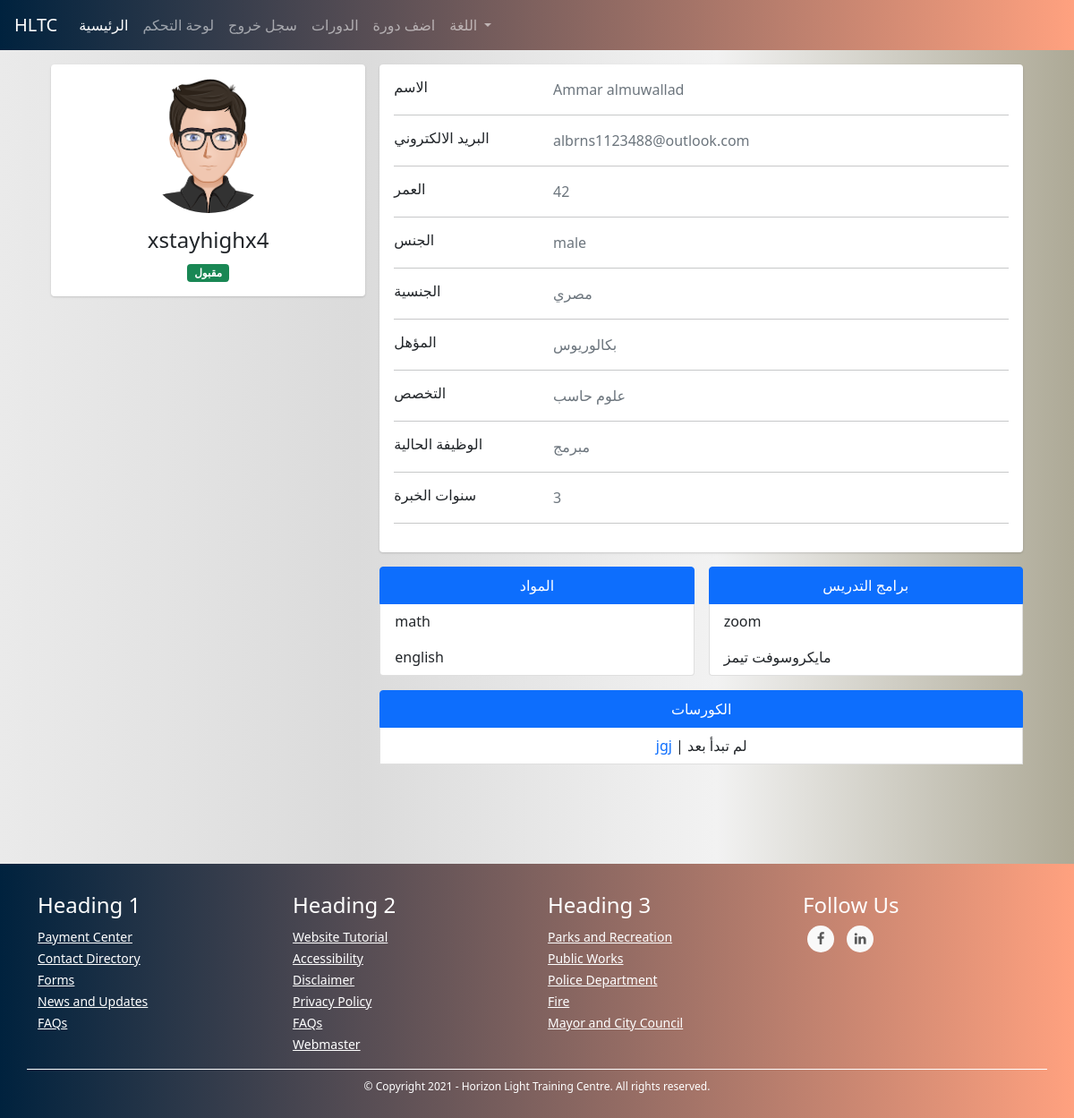
/admins/user/3 (signed in), run on the app's committed database.
### TUTOR/models.py (models this page shows, shortened)
class UserModel(db.Model, UserMixin):
    id = db.Column(db.Integer, primary_key=True)
    first_name = db.Column(db.String(128), nullable=False)
    last_name = db.Column(db.String(128), nullable=False)
    username = db.Column(db.String(20), unique=True, nullable=False)
    email = db.Column(db.String(256), unique=True, nullable=False)
    password = db.Column(db.String(255), nullable=False)
    user_type = db.Column(db.String(30), nullable=False)
    _gender = db.Column(db.Boolean, nullable=False, default=True)
    email_confirmation_code = db.Column(db.String(5), nullable=True)
    is_confirmed = db.Column(db.Boolean, nullable=False, default=False)
    creation_date = db.Column(db.DateTime, nullable=False, default=datetime.utcnow)
    admin_data_model = db.relationship('AdminDataModel', backref='user', uselist=False)
    tutor_data_model = db.relationship('TutorDataModel', backref='user', uselist=False)
    student_data_model = db.relationship('StudentDataModel', backref='user', uselist=False)
    @property
    def full_name(self):
        return self.first_name + " " + self.last_name
    @property
    def gender(self):
        return "male" if self._gender else "female"

class TutorDataModel(db.Model):
    id = db.Column(db.Integer, primary_key=True)
    date_of_birth = db.Column(db.DateTime, nullable=False)
    nationality = db.Column(db.String(30), nullable=False)
    qualification = db.Column(db.String(35), nullable=False)
    major = db.Column(db.String(35), nullable=False)
    current_job = db.Column(db.String(50), nullable=False)
    _subjects = db.Column(db.String(), nullable=False) # [subject1, subject2, ...]
    years_of_experience = db.Column(db.Integer, nullable=False)
    _tools_used_for_online_tutoring = db.Column(db.String(), nullable=False) # [tool1, tool2, ...]
    is_accepted = db.Column(db.Boolean, nullable=False, default=False)
    courses = db.relationship('CourseModel', backref='tutor')
    user_id = db.Column(db.Integer, db.ForeignKey('user_model.id'))
    @property
    def age(self):
        return int((datetime.date(datetime.utcnow()) - datetime.date(self.date_of_birth)).days / 365)
    @property
    def subjects(self):
        return json.loads(self._subjects)
    @property
    def tools_used_for_online_tutoring(self):
        return json.loads(self._tools_used_for_online_tutoring)

class CourseModel(db.Model):
    id = db.Column(db.Integer, primary_key=True)
    name = db.Column(db.String(130), nullable=False)
    description = db.Column(db.String(1000), nullable=False)
    subject = db.Column(db.String(), nullable=False)
    price = db.Column(db.Integer, nullable=False)
    min_students = db.Column(db.Integer, nullable=False)
    max_students = db.Column(db.Integer, nullable=False)
    currency = db.Column(db.String(3), nullable=False)
    began = db.Column(db.Boolean, nullable=False, default=False)
    ended = db.Column(db.Boolean, nullable=False, default=False)
    course_type = db.Column(db.Integer, nullable=False) # 1 for start when min number # 2 for start with min and date
    _period = db.Column(db.Integer, nullable=True) # days
    _start_date = db.Column(db.DateTime, nullable=True)
    _end_date = db.Column(db.DateTime, nullable=True)
    links = db.Column(db.String(), nullable=False) # {"zoom": "link", ....}
    weekly_time_table_json  = db.Column(db.String(1000), nullable=False) # {"saturday": {"from": ..., "to": ...}, ...}
    _state = db.Column(db.String(), nullable=False, default=json.dumps({"state_code": 1, "state_string": "لم تبدأ بعد", "allowed_actions": ["join", "view", "start", "cancel"]})) # {"state_code": 2, "state_string": "قائم", "allowed_actions": ["view", "end"]} {"state_code": 3, "state_string": "انتهى", "allowed_actions": ["delete"]} {"state_code": 4, "state_string": "ملغي", "allowed_actions": ["delete"]}
    number_of_students_paid = db.Column(db.Integer, nullable=False, default=0)
    have_sent_first_payment_emails = db.Column(db.Boolean, nullable=False, default=False)
    created_by_admin = db.Column(db.Boolean, nullable=False)
    creation_date = db.Column(db.DateTime, nullable=False, default=datetime.utcnow)
    payment_model = db.relationship('PaymentModel', backref='course', uselist=False)
    tutor_data_model_id = db.Column(db.Integer, db.ForeignKey('tutor_data_model.id'),
        nullable=False)
    @property
    def state(self): # hold the course's state for example (is it runnung or hasn't began yet...) this helps with determaning what to do with the couse next for example (if it's running we should look into if it should end)
        return json.loads(self._state)
    def start(self):
        self.began = True
        self._state = json.dumps({"state_code": 2, "state_string": "قائم", "allowed_actions": ["view", "end"]})
        if self.course_type == 1:
            now = datetime.date(datetime.utcnow())
            self._start_date = now
            self._end_date = now + timedelta(days=self.period)
        db.session.commit()
        for sdm in self.students: # the paymetn is when a student joins not when the course begins bcz the course wont begin if students didn't pay
            send_student_course_start_email(sdm.user, self)
        send_tutor_course_start_email(self.tutor.user, self)
        return True
    def end(self):
        self.ended = True
        self._state = json.dumps({"state_code": 3, "state_string": "انتهى", "allowed_actions": ["delete"]})
        db.session.commit()
        for sdm in self.students:
            send_student_course_ended_email(sdm.user, self)
        send_tutor_course_ended_email(self.tutor.user, self)
        return True
    def cancel(self):
        self._state = json.dumps({"state_code": 4, "state_string": "ملغي", "allowed_actions": ["delete"]})
        db.session.commit()
        self.payment_model.refund_all()
        for sdm in self.students:
            send_student_course_canceled_email(sdm.user, self)
        send_tutor_course_canceled_email(self.tutor.user, self)

### TUTOR/ADMINISTRATION/routes.py (the view)
@admins_blueprint.route("/admins/user/<user_id>", methods=["GET"])
@login_required(ADMIN_TYPES)
def user_detailed_view(user_id): # admin only
    user = UserModel.query.get(user_id)
    user_type = user.user_type
    if user_type == "tutor":
        return render_template("admins/users/new_tutor.html", user=user)
    elif user_type == "student":
        return render_template("admins/users/new_student.html", user=user)
    elif user_type in ADMIN_TYPES:
        return render_template("admins/users/new_admin.html", user=user)

### TUTOR/ADMINISTRATION/routes.py (called while the page is built)
@admins_blueprint.context_processor
def utility_processor():
    return dict(get_language_text=LngObj.get_language_text, get_current_page_language_list=LngObj.get_current_page_language_list, languages=LANGUAGES, admin_types=ADMIN_TYPES, settings=SiteSettingsModel.instance())

### TUTOR/models.py (called while the page is built)
@login_manager.user_loader
def load_user(user_id):
    return UserModel.query.get(int(user_id))

    @classmethod
    def instance(cls):
        return cls.query.get(1)

### TUTOR/utils/utils.py (called while the page is built)
def login_required(roles=[]):
	def wrapper(fn):
		@wraps(fn)
		def decorated_view(*args, **kwargs):
			if request.method in EXEMPT_METHODS:
				return fn(*args, **kwargs)
			elif current_app.login_manager._login_disabled:
				return fn(*args, **kwargs)
			elif not current_user.is_authenticated:
				return current_app.login_manager.unauthorized()
			role = current_user.user_type
			if ( (role not in roles) and (roles != []) ):
				return current_app.login_manager.unauthorized()
			return fn(*args, **kwargs)
		return decorated_view
	return wrapper

### TUTOR/templates/admins/users/new_tutor.html (shortened to what this page needs)
{% extends "template.html" %}
{% block content %}
<link rel="stylesheet" href="{{ url_for('static', filename='css/students/profile.css') }}">
<div class="container">
    <div class="main-body">
      <div class="row justify-content-center">
        <div class="col-sm-7 my-col">
        </div>
    </div>
          <div class="row gutters-sm">
            <div class="col-md-4 mb-3">
              <div class="card">
                <div class="card-body">
                  <div class="d-flex flex-column align-items-center text-center">
                    {% if user._gender  %}
                    <img src="{{ url_for('static', filename='images/male_student.png') }}" alt="Admin" class="rounded-circle" width="150">
                    {% else %}
                    <img src="{{ url_for('static', filename='images/female_tutor.jpg') }}" alt="Admin" class="rounded-circle" width="150">
                    {% endif %}
                    <div class="mt-3">
                      <h4>{{ user.username }}</h4>
                      {% if user.tutor_data_model.is_accepted %}
                      <span class="badge bg-success">مقبول</span>
                      {% else %}
                      <span class="badge bg-secondary">تحت المراجعة</span>
                      {% endif %}
                    </div>
                  </div>
                </div>
              </div>
            </div>
            <div class="col-md-8">
              <div class="card mb-3">
                <div class="card-body">
                  <div class="row">
                    <div class="col-sm-3">
                      <h6 class="mb-0">الاسم</h6>
                    </div>
                    <div class="col-sm-9 text-secondary">
                      {{ user.full_name }}
                    </div>
                  </div>
                  <hr>
                  <div class="row">
                    <div class="col-sm-3">
                      <h6 class="mb-0">البريد الالكتروني</h6>
                    </div>
                    <div class="col-sm-9 text-secondary">
                      {{ user.email }}
                    </div>
                  </div>
                  <hr>
                  <div class="row">
                    <div class="col-sm-3">
                      <h6 class="mb-0">العمر</h6>
                    </div>
                    <div class="col-sm-9 text-secondary">
                      {{ user.tutor_data_model.age }}
                    </div>
                  </div>
                  <hr>
                  <div class="row">
                    <div class="col-sm-3">
                      <h6 class="mb-0">الجنس</h6>
                    </div>
                    <div class="col-sm-9 text-secondary">
                      {{ user.gender }}
                    </div>
                  </div>
                  <hr>
                  <div class="row">
                    <div class="col-sm-3">
                      <h6 class="mb-0">الجنسية</h6>
                    </div>
                    <div class="col-sm-9 text-secondary">
                      {{ user.tutor_data_model.nationality }}
                    </div>
                  </div>
                  <hr>
                  <div class="row">
                    <div class="col-sm-3">
                      <h6 class="mb-0">المؤهل</h6>
                    </div>
                    <div class="col-sm-9 text-secondary">
                      {{ user.tutor_data_model.qualification }}
                    </div>
                  </div>
                  <hr>
                  <div class="row">
                    <div class="col-sm-3">
                      <h6 class="mb-0">التخصص</h6>
                    </div>
                    <div class="col-sm-9 text-secondary">
                      {{ user.tutor_data_model.major }}
                    </div>
                  </div>
                  <hr>
                  <div class="row">
                    <div class="col-sm-3">
                      <h6 class="mb-0">الوظيفة الحالية</h6>
                    </div>
                    <div class="col-sm-9 text-secondary">
                      {{ user.tutor_data_model.current_job }}
                    </div>
                  </div>
                  <hr>
                  <div class="row">
                    <div class="col-sm-3">
                      <h6 class="mb-0">سنوات الخبرة</h6>
                    </div>
                    <div class="col-sm-9 text-secondary">
                      {{ user.tutor_data_model.years_of_experience }}
                    </div>
                  </div>
                  <hr>
                </div>
              </div>
              <div class="row gutters-sm">
                <div class="col-sm-6 mb-3">
                    <ul class="list-group">
                        <li class="list-group-item active" aria-current="true"><center>المواد</center></li>
                        {% for subject in user.tutor_data_model.subjects %}
                        <li class="list-group-item">{{ subject }}</li>
                        {% endfor %}
                      </ul>
                </div>
                <div class="col-sm-6 mb-3">
                    <ul class="list-group">
                        <li class="list-group-item active" aria-current="true"><center>برامج التدريس</center></li>
                        {% for tool in user.tutor_data_model.tools_used_for_online_tutoring %}
                        <li class="list-group-item">{{ tool }}</li>
                        {% endfor %}
                      </ul>
                </div>
              <div class="col-sm-12 mb-6">
                <ul class="list-group">
                    <li class="list-group-item active" aria-current="true"><center>الكورسات</center></li>
                    {% for course in user.tutor_data_model.courses %}
                    <center><li class="list-group-item"><a href="{{ url_for('courses_blueprint.course', course_id=course.id) }}">{{ course.name }}</a> | {{ course.state.state_string }}</li></center>
                    {% endfor %}
                  </ul>
            </div>
        </div>
            </div>
          </div>
        </div>
    </div>
    <br><br><br><br>
{% endblock %}

### TUTOR/static/css/global.css (style rules this page uses)
body { background: #ADA996; background: -webkit-linear-gradient(to right, #EAEAEA, #DBDBDB, #F2F2F2, #ADA996); background: linear-gradient(to right, #EAEAEA, #DBDBDB, #F2F2F2, #ADA996); }

### TUTOR/static/css/students/profile.css (style rules this page uses)
.main-body { padding: 15px; }
.card { box-shadow: 0 1px 3px 0 rgba(0,0,0,.1), 0 1px 2px 0 rgba(0,0,0,.06); }
.card { position: relative; display: flex; flex-direction: column; min-width: 0; word-wrap: break-word; background-color: #fff; background-clip: border-box; border: 0 solid rgba(0,0,0,.125); border-radius: .25rem; }
.card-body { flex: 1 1 auto; min-height: 1px; padding: 1rem; }
.gutters-sm { margin-right: -8px; margin-left: -8px; }
.gutters-sm>.col, .gutters-sm>[class*=col-] { padding-right: 8px; padding-left: 8px; }
.mb-3, .my-3 { margin-bottom: 1rem!important; }

### data on the page
UserModel: username "xstayhighx4", full_name "Ammar almuwallad", email "albrns1123488@outlook.com", gender "male"
TutorDataModel: tutor_data_model.age "42", tutor_data_model.nationality "مصري", tutor_data_model.qualification "بكالوريوس", tutor_data_model.major "علوم حاسب", tutor_data_model.current_job "مبرمج", tutor_data_model.years_of_experience "3"
CourseModel: name "jgj", state.state_string "لم تبدأ بعد"

### other printed values
{{ subject }} "math" "english"
{{ tool }} "zoom" "مايكروسوفت تيمز"
